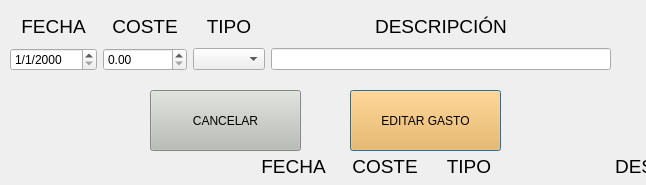
<?xml version="1.0" encoding="UTF-8"?>
<ui version="4.0">
 <class>EditGasto</class>
 <widget class="QDialog" name="EditGasto">
  <property name="geometry">
   <rect>
    <x>0</x>
    <y>0</y>
    <width>646</width>
    <height>185</height>
   </rect>
  </property>
  <property name="windowTitle">
   <string>Editar gasto</string>
  </property>
  <widget class="QWidget" name="gridLayoutWidget">
   <property name="geometry">
    <rect>
     <x>10</x>
     <y>10</y>
     <width>601</width>
     <height>61</height>
    </rect>
   </property>
   <layout class="QGridLayout" name="gridLayout">
    <item row="0" column="1">
     <widget class="QLabel" name="label_2">
      <property name="font">
       <font>
        <pointsize>14</pointsize>
       </font>
      </property>
      <property name="text">
       <string>COSTE</string>
      </property>
      <property name="alignment">
       <set>Qt::AlignCenter</set>
      </property>
     </widget>
    </item>
    <item row="1" column="0">
     <widget class="QDateEdit" name="dateEdit">
      <property name="locale">
       <locale language="Spanish" country="Spain"/>
      </property>
      <property name="displayFormat">
       <string>d/M/yyyy</string>
      </property>
      <property name="timeSpec">
       <enum>Qt::UTC</enum>
      </property>
     </widget>
    </item>
    <item row="1" column="2">
     <widget class="QComboBox" name="comboBox"/>
    </item>
    <item row="0" column="2">
     <widget class="QLabel" name="label_3">
      <property name="font">
       <font>
        <pointsize>14</pointsize>
       </font>
      </property>
      <property name="text">
       <string>TIPO</string>
      </property>
      <property name="alignment">
       <set>Qt::AlignCenter</set>
      </property>
     </widget>
    </item>
    <item row="1" column="1">
     <widget class="QDoubleSpinBox" name="doubleSpinBox">
      <property name="maximum">
       <double>999999.989999999990687</double>
      </property>
     </widget>
    </item>
    <item row="0" column="0">
     <widget class="QLabel" name="label">
      <property name="font">
       <font>
        <pointsize>14</pointsize>
       </font>
      </property>
      <property name="text">
       <string>FECHA</string>
      </property>
      <property name="alignment">
       <set>Qt::AlignCenter</set>
      </property>
     </widget>
    </item>
    <item row="0" column="3">
     <widget class="QLabel" name="label_4">
      <property name="font">
       <font>
        <pointsize>14</pointsize>
       </font>
      </property>
      <property name="text">
       <string>DESCRIPCIÓN</string>
      </property>
      <property name="alignment">
       <set>Qt::AlignCenter</set>
      </property>
     </widget>
    </item>
    <item row="1" column="3">
     <widget class="QLineEdit" name="lineEdit"/>
    </item>
   </layout>
  </widget>
  <widget class="QPushButton" name="updateGastoBtn">
   <property name="geometry">
    <rect>
     <x>350</x>
     <y>90</y>
     <width>151</width>
     <height>61</height>
    </rect>
   </property>
   <property name="styleSheet">
    <string notr="true">background-color: rgb(252, 175, 62);
font: 700 10pt &quot;Ubuntu&quot;;</string>
   </property>
   <property name="text">
    <string>EDITAR GASTO</string>
   </property>
  </widget>
  <widget class="QPushButton" name="cancelEditBtn">
   <property name="geometry">
    <rect>
     <x>150</x>
     <y>90</y>
     <width>151</width>
     <height>61</height>
    </rect>
   </property>
   <property name="styleSheet">
    <string notr="true">font: 700 10pt &quot;Ubuntu&quot;;
background-color: rgb(186, 189, 182);</string>
   </property>
   <property name="text">
    <string>CANCELAR</string>
   </property>
  </widget>
  <widget class="QPushButton" name="cancelEditBtn_2">
   <property name="geometry">
    <rect>
     <x>390</x>
     <y>230</y>
     <width>151</width>
     <height>61</height>
    </rect>
   </property>
   <property name="styleSheet">
    <string notr="true">font: 700 10pt &quot;Ubuntu&quot;;
background-color: rgb(186, 189, 182);</string>
   </property>
   <property name="text">
    <string>CANCELAR</string>
   </property>
  </widget>
  <widget class="QPushButton" name="updateGastoBtn_2">
   <property name="geometry">
    <rect>
     <x>590</x>
     <y>230</y>
     <width>151</width>
     <height>61</height>
    </rect>
   </property>
   <property name="styleSheet">
    <string notr="true">background-color: rgb(252, 175, 62);
font: 700 10pt &quot;Ubuntu&quot;;</string>
   </property>
   <property name="text">
    <string>EDITAR GASTO</string>
   </property>
  </widget>
  <widget class="QWidget" name="gridLayoutWidget_2">
   <property name="geometry">
    <rect>
     <x>250</x>
     <y>150</y>
     <width>601</width>
     <height>61</height>
    </rect>
   </property>
   <layout class="QGridLayout" name="gridLayout_2">
    <item row="0" column="1">
     <widget class="QLabel" name="label_5">
      <property name="font">
       <font>
        <pointsize>14</pointsize>
       </font>
      </property>
      <property name="text">
       <string>COSTE</string>
      </property>
      <property name="alignment">
       <set>Qt::AlignCenter</set>
      </property>
     </widget>
    </item>
    <item row="1" column="0">
     <widget class="QDateEdit" name="dateEdit_2">
      <property name="locale">
       <locale language="Spanish" country="Spain"/>
      </property>
      <property name="displayFormat">
       <string>d/M/yyyy</string>
      </property>
      <property name="timeSpec">
       <enum>Qt::UTC</enum>
      </property>
     </widget>
    </item>
    <item row="1" column="2">
     <widget class="QComboBox" name="comboBox_2"/>
    </item>
    <item row="0" column="2">
     <widget class="QLabel" name="label_6">
      <property name="font">
       <font>
        <pointsize>14</pointsize>
       </font>
      </property>
      <property name="text">
       <string>TIPO</string>
      </property>
      <property name="alignment">
       <set>Qt::AlignCenter</set>
      </property>
     </widget>
    </item>
    <item row="1" column="1">
     <widget class="QDoubleSpinBox" name="doubleSpinBox_2">
      <property name="maximum">
       <double>999999.989999999990687</double>
      </property>
     </widget>
    </item>
    <item row="0" column="0">
     <widget class="QLabel" name="label_7">
      <property name="font">
       <font>
        <pointsize>14</pointsize>
       </font>
      </property>
      <property name="text">
       <string>FECHA</string>
      </property>
      <property name="alignment">
       <set>Qt::AlignCenter</set>
      </property>
     </widget>
    </item>
    <item row="0" column="3">
     <widget class="QLabel" name="label_8">
      <property name="font">
       <font>
        <pointsize>14</pointsize>
       </font>
      </property>
      <property name="text">
       <string>DESCRIPCIÓN</string>
      </property>
      <property name="alignment">
       <set>Qt::AlignCenter</set>
      </property>
     </widget>
    </item>
    <item row="1" column="3">
     <widget class="QLineEdit" name="lineEdit_2"/>
    </item>
   </layout>
  </widget>
 </widget>
 <resources/>
 <connections/>
</ui>
